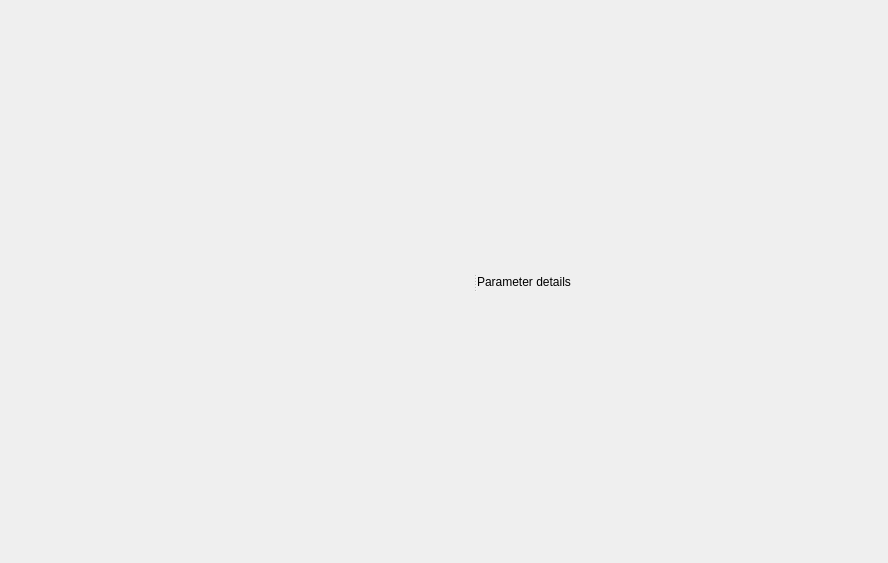
<?xml version="1.0" encoding="UTF-8"?>
<ui version="4.0">
 <class>Form</class>
 <widget class="QWidget" name="Form">
  <property name="geometry">
   <rect>
    <x>0</x>
    <y>0</y>
    <width>888</width>
    <height>563</height>
   </rect>
  </property>
  <property name="windowTitle">
   <string>Form</string>
  </property>
  <layout class="QGridLayout" name="gridLayout">
   <item row="0" column="0">
    <widget class="QSplitter" name="splitter">
     <property name="orientation">
      <enum>Qt::Horizontal</enum>
     </property>
     <widget class="Canvas" name="canvas" native="true"/>
     <widget class="QWidget" name="widget" native="true">
      <property name="sizePolicy">
       <sizepolicy hsizetype="Minimum" vsizetype="Minimum">
        <horstretch>0</horstretch>
        <verstretch>0</verstretch>
       </sizepolicy>
      </property>
      <property name="minimumSize">
       <size>
        <width>400</width>
        <height>0</height>
       </size>
      </property>
      <property name="maximumSize">
       <size>
        <width>200</width>
        <height>16777215</height>
       </size>
      </property>
      <layout class="QVBoxLayout" name="verticalLayout">
       <item>
        <widget class="QLabel" name="label">
         <property name="text">
          <string>Parameter details</string>
         </property>
        </widget>
       </item>
      </layout>
     </widget>
    </widget>
   </item>
  </layout>
 </widget>
 <customwidgets>
  <customwidget>
   <class>Canvas</class>
   <extends>QWidget</extends>
   <header>pcot.ui.canvas</header>
   <container>1</container>
  </customwidget>
 </customwidgets>
 <resources/>
 <connections/>
</ui>
